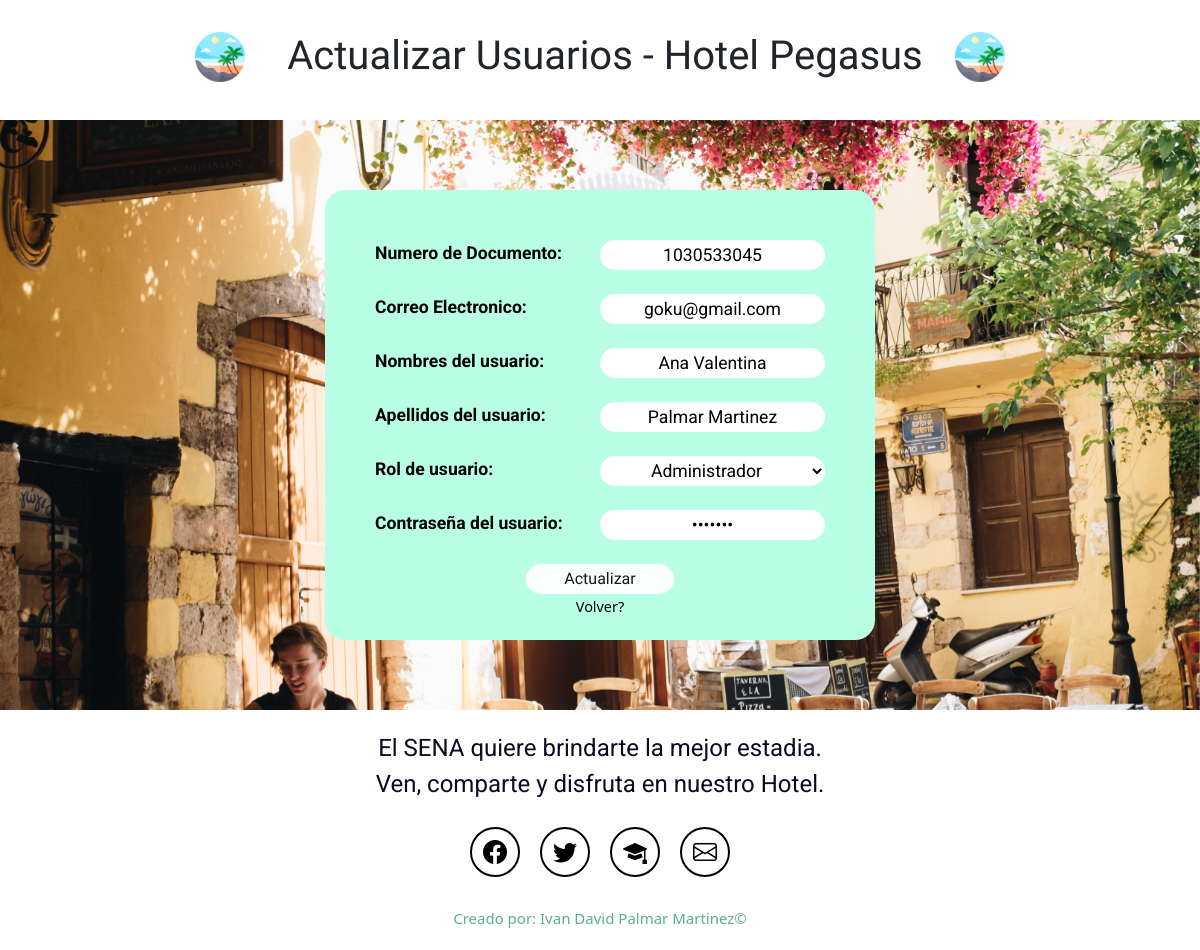
Page /gestion/actualizaUsu/1030533045 on the committed database.
### usuariosGestion/models.py (models this page shows)
class tb_usuarios(models.Model):
    numeroDocumento_cli = models.CharField(primary_key = True,max_length=11, default="", verbose_name="Numero de Documento")
    correoElectronico_clI = models.EmailField(max_length=254, default="", verbose_name="Correo Electronico")
    nombres_cli = models.CharField(max_length=50, default="", verbose_name="Nombres Del usuario")
    apellidos_cli = models.CharField(max_length=50,default="", verbose_name="Apellidos del usuario")
    contrasena_cli = models.CharField(max_length=50, default="", verbose_name="Contraseña del usuario")
    codigo_tpD = models.ForeignKey(tb_tpDocumento, default=1, verbose_name="Codigo del tipo de documento", on_delete=models.CASCADE)
    codigo_rl = models.ForeignKey(tb_rol,default=1, verbose_name="Codigo de rol", on_delete=models.CASCADE)

class tb_rol(models.Model):
    codigo_rl = models.IntegerField(primary_key=True, verbose_name="Codigo del rol")
    tipo_rl = models.CharField(max_length=50, verbose_name="Tipo de rol")
    def __str__(self):
        return f'{self.codigo_rl}'

### usuariosGestion/views.py (the view)
# urls.py: path('actualizaUsu/<numeroDoc>',csrf_exempt(actualizaUsu)),
def actualizaUsu(request,numeroDoc):
    usuario = tb_usuarios.objects.get(numeroDocumento_cli=numeroDoc)
    rol = tb_rol.objects.all()
    contexto = {
        'usuario':usuario,
        'rol':rol
    }
    return render(request,'actualizaUsu.html',contexto)

### templates/actualizaUsu.html (shortened to what this page needs)
{% load static %}
<!DOCTYPE html>
<html lang="es">
<head>
    <link href="https://cdn.jsdelivr.net/npm/bootstrap@5.3.0/dist/css/bootstrap.min.css" rel="stylesheet">
    <link rel="stylesheet" href="https://cdn.jsdelivr.net/npm/bootstrap-icons@1.10.5/font/bootstrap-icons.css">
    <link rel="stylesheet" href="{% static 'css/actualizarUsuario.css' %}">
</head>
<body>
    <header>
        <div class="logoIzquierdo">
            <img src="{% static 'img/playa.png' %}" alt="logoIzquierda">
        </div>
        <h1 class="tituloEncabezado">Actualizar Usuarios - Hotel Pegasus</h1>
        <div class="logoIzquierdo">
            <img src="{% static 'img/playa.png' %}" alt="logoIzquierda">
        </div>
    </header>
    <section class="formRegistro">
        <form class="container contenedor" method="POST" action='actualizarUsuario/'>{% csrf_token %}
            <div class="campo">
                <label for="numeroDoc">Numero de Documento:</label>
                <input type="text" name="numeroDoc" id="campoDeshabilitado" value="{{usuario.numeroDocumento_cli}}" required>
            </div>
            <br>
            <div class="campo">
                <label for="email">Correo Electronico: </label>
                <input type="email" name="email" id="email" value="{{usuario.correoElectronico_clI}}" required>
            </div>
            <br>
            <div class="campo">
                <label for="nombres_cli">Nombres del usuario:</label>
                <input type="text" name="nombre_cli" id="nombre_cli" value="{{usuario.nombres_cli}}" required>
            </div>
            <br>
            <div class="campo">
                <label for="apellido">Apellidos del usuario:</label>
                <input type="text" name="apellido" id="apellido" value="{{usuario.apellidos_cli}}" required>
            </div>
            <br>
            <div class="campo">
                <label for="rol">Rol de usuario:</label>
                <select class="input" name="rol" id="rol" required>
                    <option value="{{usuario.codigo_rl}}">{{usuario.codigo_rl.tipo_rl}}</option>
                </select>
            </div>
            <br>
            <div class="campo">
                <label for="contrasena">Contraseña del usuario:</label>
                <input type="password" name="contrasena" id="contrasena" value="{{usuario.contrasena_cli}}" required>
            </div>
            <br>
            <input class="boton" type="submit" value="Actualizar">
            <br>
            <a href="home">Volver?</a>
            <br>
        </form>
    </section>
     <footer class="d-flex flex-column align-items-center justify-content-center">
        <p class="footer-texto text-center">El SENA quiere brindarte la mejor estadia.
            <br>Ven, comparte y disfruta en nuestro Hotel.</p>
        <div class="iconos-redes-sociales d-flex flex-wrap align-items-center justify-content-center">
            <a href="https://web.facebook.com/sena.soacha/?locale=es_LA&_rdc=1&_rdr" target="_blank" rel="noopener noreferrer">
                <i class="bi bi-facebook"></i>
            </a>
            <a href="https://twitter.com/SENASoacha?ref_src=twsrc%5Egoogle%7Ctwcamp%5Eserp%7Ctwgr%5Eauthor" target="_blank" rel="noopener noreferrer">
                <i class="bi bi-twitter"></i>
            </a>
            <a href="https://senasoachacide.blogspot.com/" target="_blank" rel="noopener noreferrer">
                <i class="bi bi-mortarboard-fill"></i>
            </a>
            <a href="mailto:servicioalciudadano@sena.edu.co " target="_blank" rel="noopener noreferrer">
                <i class="bi bi-envelope"></i>
            </a>
        </div>
        <div class="derechos-de-autor">Creado por: Ivan David Palmar Martinez&#169;</div>
    </footer>
</body>
</html>

### crudProyecto/static/css/actualizarUsuario.css (style rules this page uses)
section { display: flex; flex-direction: column; align-items: center; justify-content: center; }
h1 { font-size: 2.5rem; font-family: 'Oswald', sans-serif; }
header { display: flex; justify-content: center; height: 120px; }
header .tituloEncabezado { align-self: center; margin-left: 10px; }
header .logoIzquierdo { width: -100%; padding: 32px; }
.logoIzquierdo img { width: 50px; height: 50px; }
.formRegistro { padding: 70px; background-image: url('../img/sRestaurante.jpg'); background-size: cover; background-repeat: no-repeat; background-attachment: fixed; }
.contenedor { width: 550px; height: 450px; padding: 10px; padding-top: 50px; background-color: #b9ffe5; color: black; max-width: 600px; text-align: center; border-radius: 20px; }
.formRegistro .campo { width: 100%; display: flex; flex-direction: row; justify-content: space-between; font-family: 'Roboto', sans-serif; padding: 0px 40px 0px 40px; font-size: 1.1rem; }
.campo label { width: 50%; text-align: start; font-weight: bold; }
.campo input, .campo select { width: 50%; text-align: center; background-color: white; height: 30px; border: none; border-radius: 20px; }
.formRegistro .boton { width: 28%; height: 30px; background-color: white; color: #000; font-family: 'Oswald', sans-serif; border: none; border-radius: 20px; opacity: 0.9; }
.formRegistro a { text-decoration: none; font-size: 0.9rem; color: black; }
footer { min-height: 200px; color: #0a0a23; background-color: white; }
.footer-texto { font-size: 1.5rem; padding: 20px; margin-bottom: 15px; font-family: 'Roboto', sans-serif; }
.iconos-redes-sociales a { width: 50px; height: 50px; display: flex; align-items: center; justify-content: center; padding: 2px; margin: 10px; border: 2px solid black; border-radius: 50px; transition: all 0.2s ease-in; margin-top: -10px; }
.iconos-redes-sociales i { color: black; font-size: 1.5rem; transition: all 0.2s ease-in; }
.derechos-de-autor { text-align: center; font-size: 15px; color: rgb(92, 174, 145); padding: 20px; }

### rows in the picture
tb_usuarios: numeroDoc "1030533045", email "goku@gmail.com", nombre_cli "Ana Valentina", apellido "Palmar Martinez", rol "Administrador"
